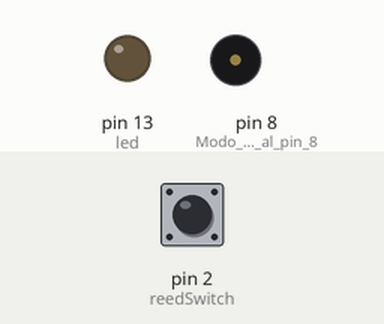
A sketch run on a simulated Arduino Uno, built with avr-gcc and run on an emulated ATmega328P. On the bench: output pins drawn as LEDs (lit = HIGH), buzzer (waves = sounding). The test bench sets the inputs (shaded band); at power-on: pin 2 (reedSwitch) HIGH. What the sketch prints to the serial monitor is not drawn.

Above: at 1.2 s.
1.3 s: pin 2 (reedSwitch) pulled LOW for 0.15 s
At 1.9 s:
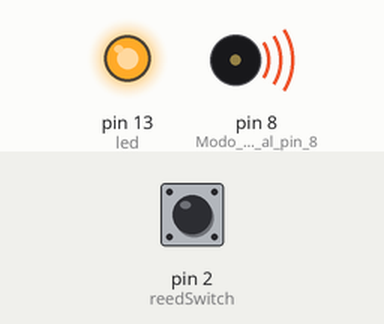
2.9 s: pin 2 (reedSwitch) pulled LOW for 1 s
At 4.3 s:
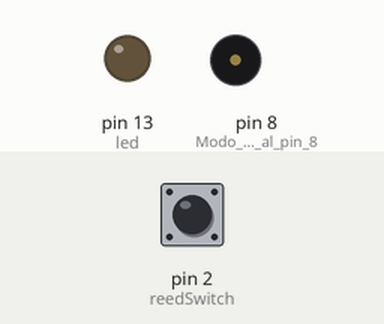
5.4 s: pin 2 (reedSwitch) pulled LOW for 3.2 s
At 9.1 s:
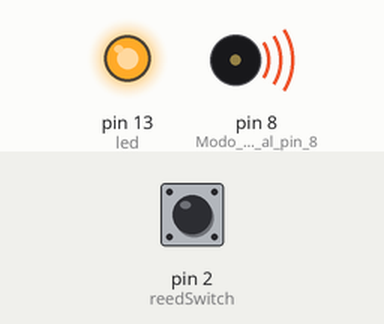
Timing chart, 0 to 10.6 s (numbered marks = the images above; inputs shaded):
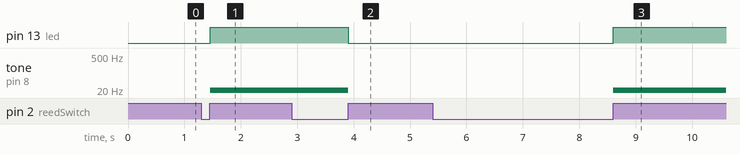

The sketch:

Alarma.ino
```cpp
const int reedSwitch = 2;  // Asignacion de pin 2 a reed switch
int led= 13;               // Asignacion de pin 13 para led
int estado = HIGH;         // Estado de salida del pin
int indicador;             // Indicador de entrada del pin
int lectura = LOW;         // Lectura del indicador de entrada del pin

void setup() {
  pinMode(reedSwitch, INPUT);        // Modo de entrada a reed switch
  pinMode (led, OUTPUT);             // Modo de salida a led
  digitalWrite(reedSwitch, HIGH);    // Activacion del resisteor en el reed switch
  Serial.begin(9600);

  pinMode(8, OUTPUT);                // Modo de salida al pin 8 (Buzzer)

}

void loop() {
  int indicador = digitalRead(reedSwitch);       // Lectura del indicador para reed switch
  Serial.println(digitalRead(reedSwitch));       // Muestra el valor actual (prueba)
  if (indicador == HIGH && lectura == LOW) {     // Si el indicador del reed switch es positivo y la lectura d entrada del pin esta apagado entra al ciclo
    if (estado == HIGH){                         // Si el estado es positivo, la puerta se ha cerrado
        estado = LOW;                            // Apagar led
        noTone(8);                               // Apagar alarma
      }

    else {
      estado = HIGH;                             // Si el estado es negativo, la puerta se ha abierto
      tone(8, 6);                                // Alarma encendida

    }

  }

  digitalWrite(led, estado);          // Escribe el valor del pin y su estado
  lectura = indicador;                // Reinicio de lectura


}
```

Measured:
- after the input at 1.3 s, pin 13 (led): LOW → HIGH after 0.16 s; tone on pin 8 (Modo_de_salida_al_pin_8): silent → 6 Hz after 0.16 s
- after the input at 2.9 s, pin 13 (led): HIGH → LOW after 1.0 s; tone on pin 8 (Modo_de_salida_al_pin_8): 6 Hz → silent after 1.0 s
- after the input at 5.4 s, pin 13 (led): LOW → HIGH after 3.2 s; tone on pin 8 (Modo_de_salida_al_pin_8): silent → 6 Hz after 3.2 s
